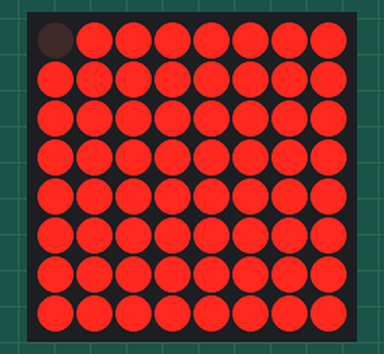
The sketch below on a simulated Arduino Uno, built with avr-gcc and run on an emulated ATmega328P. Parts: 8×8 LED matrix.

Above: at 0.1 s.
At 1.1 s:
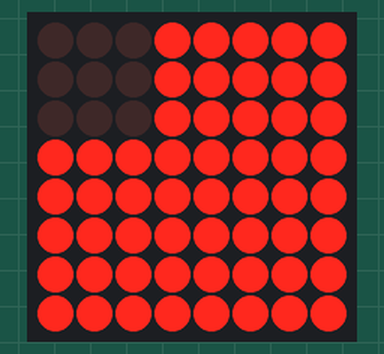
At 2.1 s:
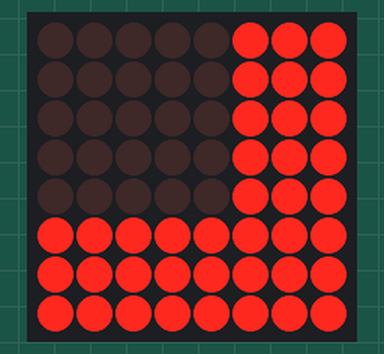
At 4.1 s:
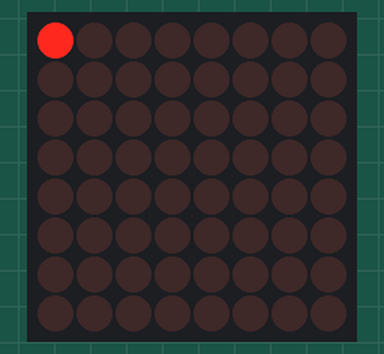
At 6.2 s:
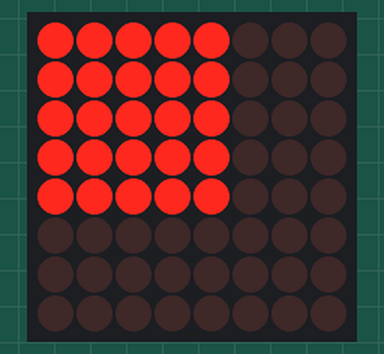
At 8.7 s:
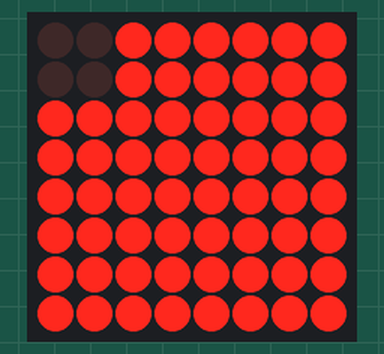

Measured:
- by itself, everything shown: repeats every 8.2 s, in 16 steps
- what the display in image 1 shows lasts 0.5 s, from 1.0 s to 1.5 s

The sketch:

LED_Matrix2.ino
```cpp
#include "LedControl.h"

#define DIN 12
#define CLK 10
#define CS 11

LedControl lc = LedControl(DIN,CLK,CS,1);
int stat = 0;
int stat2 = 0;

void setup() {
  lc.shutdown(0, false);
  lc.setIntensity(0,8);
  lc.clearDisplay(0);
}

void loop() {
  for (int row=0;row<8;row++) {
    for (int col = 0; col < 8; col++) {
      if (row <= stat && col <= stat)
        lc.setLed(0, row, col, stat2);
      else
        lc.setLed(0, row, col, 1-stat2);
    }
  }
  stat ++;
  if (stat > 7) {
    stat = 0;
    stat2 = 1-stat2;  // toggle stat2
  }

  delay(500);
}
```
